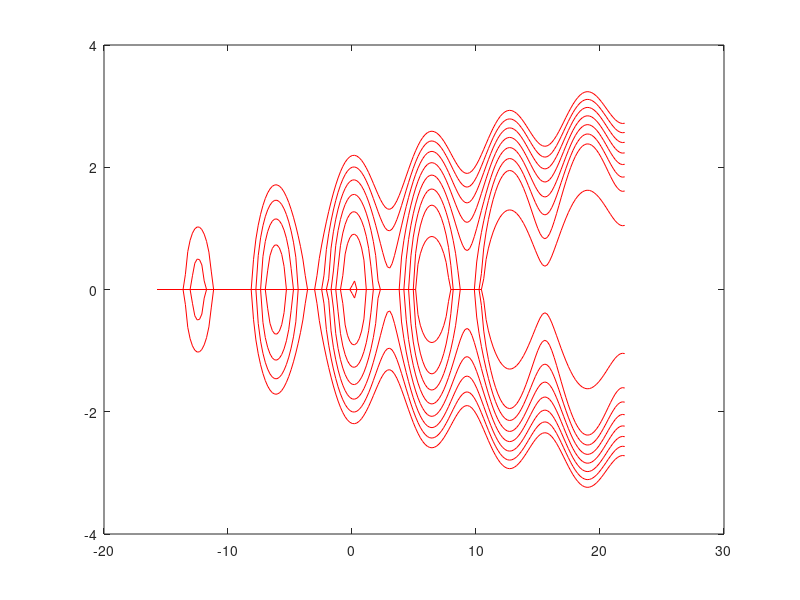

The MATLAB source for this figure:
E = -1.2;
x= linspace(-pi*5,pi*7,200);
M = 0.15;

hold off
y = sqrt(E+cos(x)+M*x);
plot(x,y,'r',x,-y,'r');
hold on
for E = -1:0.4:1.6
  y = sqrt(2*(E+cos(x)+M*x));
  plot(x,y,'r',x,-y,'r');
endfor
hold off
